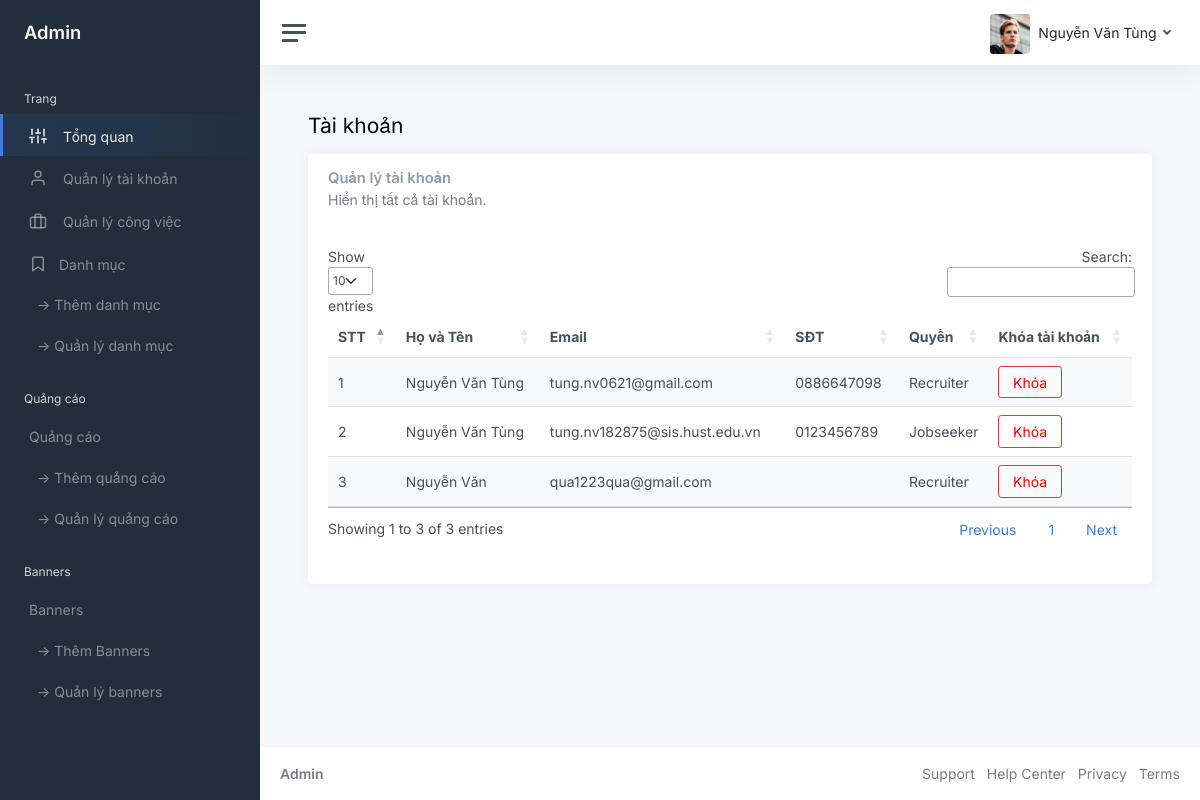
Page /admin/accountmanagement.php (signed in) on the committed database.
### tables this page shows
CREATE TABLE `tbl_user` (
  `userId` int(11) NOT NULL,
  `name` varchar(255) NOT NULL,
  `email` varchar(150) NOT NULL,
  `phone` varchar(10) NOT NULL,
  `address` varchar(255) NOT NULL,
  `position` varchar(255) NOT NULL,
  `provider` varchar(255) NOT NULL,
  `provider_id` varchar(255) NOT NULL,
  `imageUrl` varchar(255) NOT NULL,
  `password` varchar(255) NOT NULL,
  `adminId` int(11) NOT NULL,
  `level` bit(1) NOT NULL,
  `is_locked` bit(1) NOT NULL
);

### lib/database.php (called while the page is built, shortened)
<?php
Class Database{
   public $host   = DB_HOST;
   public $user   = DB_USER;
   public $pass   = DB_PASS;
   public $dbname = DB_NAME;
   public $link;
private function connectDB(){
   $this->link = new mysqli($this->host, $this->user, $this->pass,
    $this->dbname);
 }
public function select($query){
  $result = $this->link->query($query) or
   die($this->link->error.__LINE__);
  if($result->num_rows > 0){
    return $result;
  } else {
    return false;
  }
 }
}

### classes/User.php (called while the page is built, shortened)
<?php
$filepath = realpath(dirname(__FILE__));
include_once($filepath . '/../lib/database.php');
?>
<?php
class User
{
    private $db;
    public function __construct()
    {
        $this->db = new Database();
    }
    public function showAllAccount()
    {
        $query = "SELECT * FROM tbl_user ORDER BY userId desc";
        $result = $this->db->select($query);
        return $result;
    }
}
?>

### admin/accountmanagement.php (the view, shortened to what this page needs)
<?php
include '../classes/User.php';
?>
<!DOCTYPE html>
<html lang="en">
<head>
    <link href="./asset/css/app.css" rel="stylesheet">
    <link rel="stylesheet" href="https://cdn.datatables.net/1.13.6/css/jquery.dataTables.css" />
</head>
<body>
    <div class="wrapper">
        <?php include('./inc/sidebar.php') ?>
        <div class="main">
            <?php include('./inc/header.php') ?>
            <main class="content">
                <div class="container-fluid p-0">
                    <h1 class="h3 mb-3">Tài khoản</h1>
                    <div class="row">
                        <div class="col-12">
                            <div class="card">
                                <div class="card-header">
                                    <h5 class="card-title">Quản lý tài khoản</h5>
                                    <h6 class="card-subtitle text-muted">Hiển thị tất cả tài khoản.
                                </div>
                                <div class="card-body">
                                    <div id="datatables-multi_wrapper"
                                        class="dataTables_wrapper dt-bootstrap5 no-footer">
                                        <div class="row dt-row">
                                            <div class="col-sm-12">
                                                <table id="datatables-multi"
                                                    class="table table-striped dataTable no-footer dtr-inline"
                                                    style="width: 100%;" aria-describedby="datatables-multi_info">
                                                    <thead>
                                                        <tr>
                                                            <th class="sorting sorting_asc" tabindex="0"
                                                                aria-controls="datatables-multi" rowspan="1" colspan="1"
                                                                aria-sort="ascending"
                                                                aria-label="Name: activate to sort column descending">
                                                                STT</th>
                                                            <th class="sorting" tabindex="0"
                                                                aria-controls="datatables-multi" rowspan="1" colspan="1"
                                                                aria-label="Position: activate to sort column ascending">
                                                                Họ và Tên</th>
                                                            <th class="sorting" tabindex="0"
                                                                aria-controls="datatables-multi" rowspan="1" colspan="1"
                                                                aria-label="Position: activate to sort column ascending">
                                                                Email</th>
                                                            <th class="sorting" tabindex="0"
                                                                aria-controls="datatables-multi" rowspan="1" colspan="1"
                                                                aria-label="Position: activate to sort column ascending">
                                                                SĐT</th>
                                                            <th class="sorting" tabindex="0"
                                                                aria-controls="datatables-multi" rowspan="1" colspan="1"
                                                                aria-label="Position: activate to sort column ascending">
                                                                Quyền</th>
                                                            <th class="sorting" tabindex="0"
                                                                aria-controls="datatables-multi" rowspan="1" colspan="1"
                                                                aria-label="Position: activate to sort column ascending">
                                                                Khóa tài khoản</th>
                                                        </tr>
                                                    </thead>
                                                    <tbody>
                                                        <?php
                                                        $user = new User();
                                                        $showUser = $user->showAllAccount();
                                                        if ($showUser) {
                                                            $i = 0;
                                                            while ($result = $showUser->fetch_assoc()) {
                                                                $i++;
                                                                ?>
                                                                <tr class="odd">
                                                                    <td class="dtr-control sorting_1" tabindex="0">
                                                                        <?php echo $i ?>
                                                                    </td>
                                                                    <td>
                                                                        <?php echo $result['name'] ?>
                                                                    </td>
                                                                    <td>
                                                                        <?php echo $result['email'] ?>
                                                                    </td>
                                                                    <td>
                                                                        <?php echo $result['phone'] ?>
                                                                    </td>
                                                                    <td>
                                                                        <?php
                                                                        if ($result['level'] == false) {
                                                                            echo "Jobseeker";
                                                                        } else {
                                                                            echo "Recruiter";
                                                                        }
                                                                        ?>
                                                                    </td>
                                                                    <td>
                                                                        <?php
                                                                        if (!empty($result['is_locked']) && $result['is_locked'] == true) {
                                                                            ?>
                                                                            <button type="button"
                                                                                class="btn btn-outline-danger"><a
                                                                                href="?open=<?php echo $result['userId'] ?>"
                                                                                onclick="return confirm('Are you want to open this account?')"
                                                                                style="text-decoration: none; color: red;">Đã khóa</a></button>
                                                                        <?php } else { ?>
                                                                            <button type="button" class="btn btn-outline-danger"><a
                                                                                href="?lock=<?php echo $result['userId'] ?>"
                                                                                onclick="return confirm('Are you want to lock this account?')"
                                                                                style="text-decoration: none; color: red;">Khóa</a></button>
                                                                        <?php } ?>
                                                                    </td>
                                                                </tr>
                                                            <?php
                                                            }
                                                        }
                                                        ?>
                                                    </tbody>
                                                </table>
                                            </div>
                                        </div>
                                    </div>
                                </div>
                            </div>
                        </div>
                    </div>
                </div>
            </main>
            <?php include('./inc/footer.php') ?>
        </div>
    </div>
</body>
</html>

### rows in the picture
tbl_user: name "Nguyễn Văn Tùng", email "tung.nv0621@gmail.com", phone "0886647098", level "Recruiter"
tbl_user: name "Nguyễn Văn Tùng", email "tung.nv182875@sis.hust.edu.vn", phone "0123456789", level "Jobseeker"
tbl_user: name "Nguyễn Văn", email "qua1223qua@gmail.com", level "Recruiter"

### other values in the picture
Session::get('adminName') "Nguyễn Văn Tùng"
